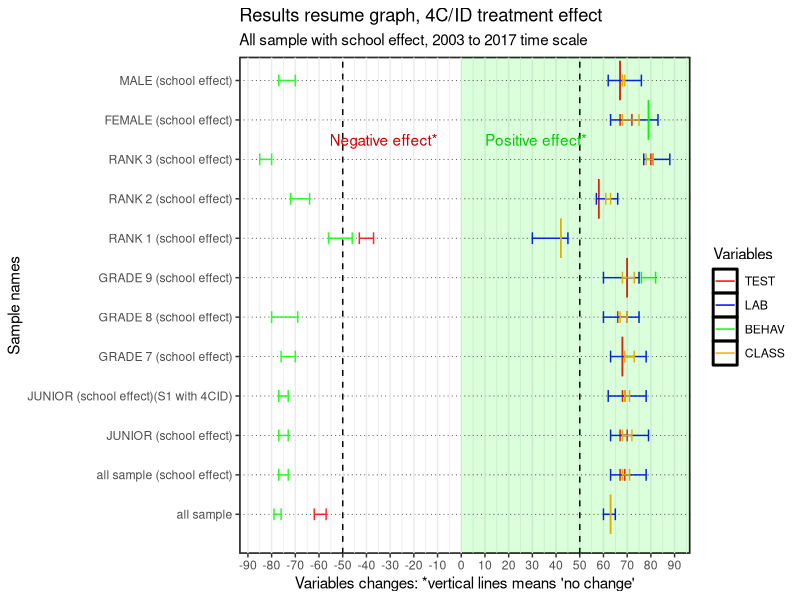
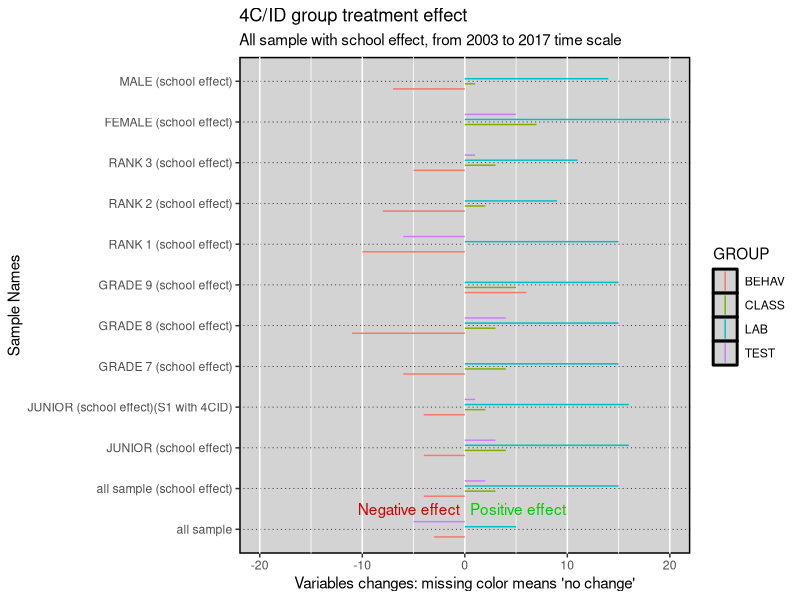
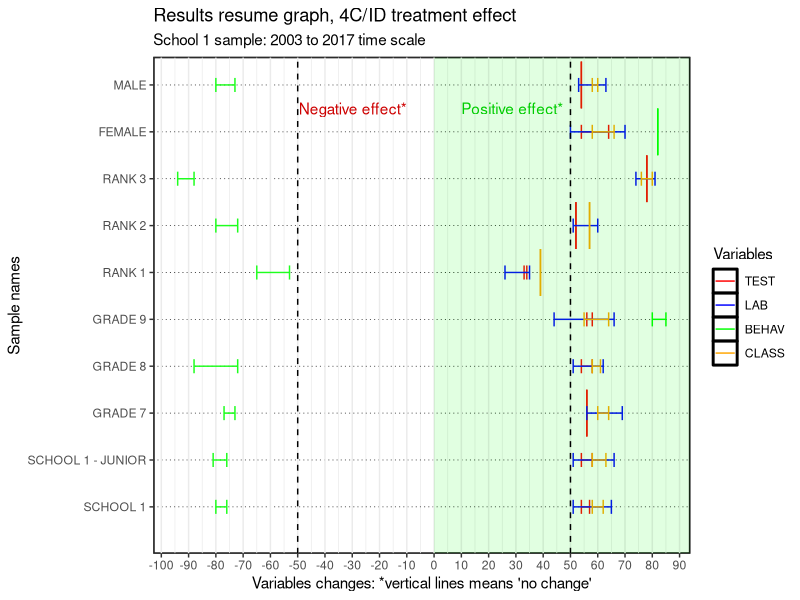
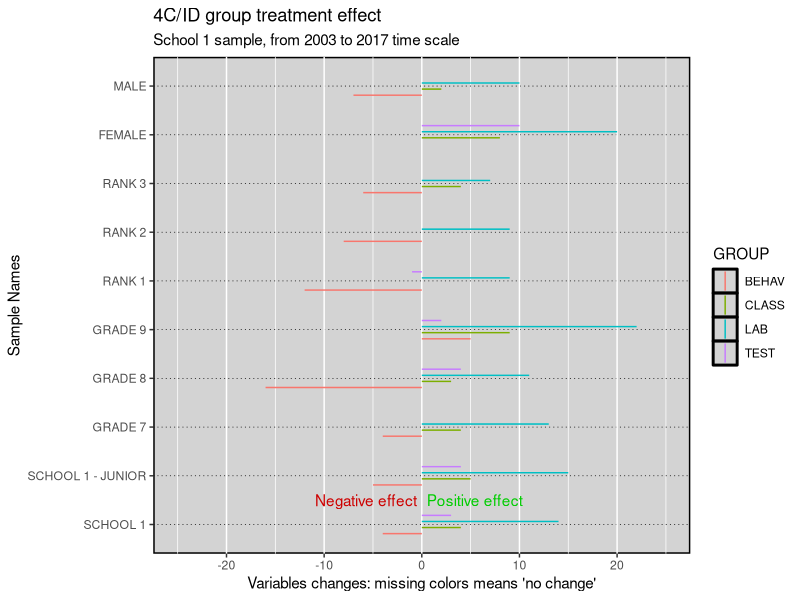
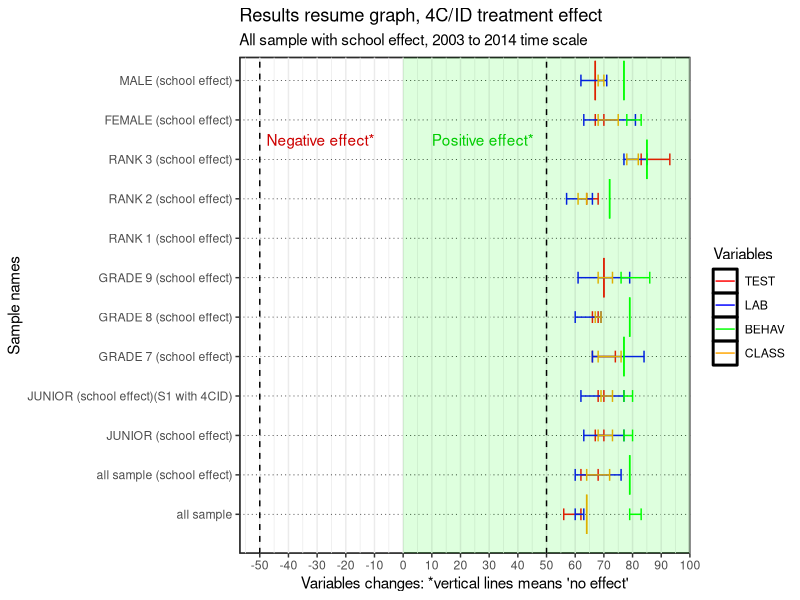
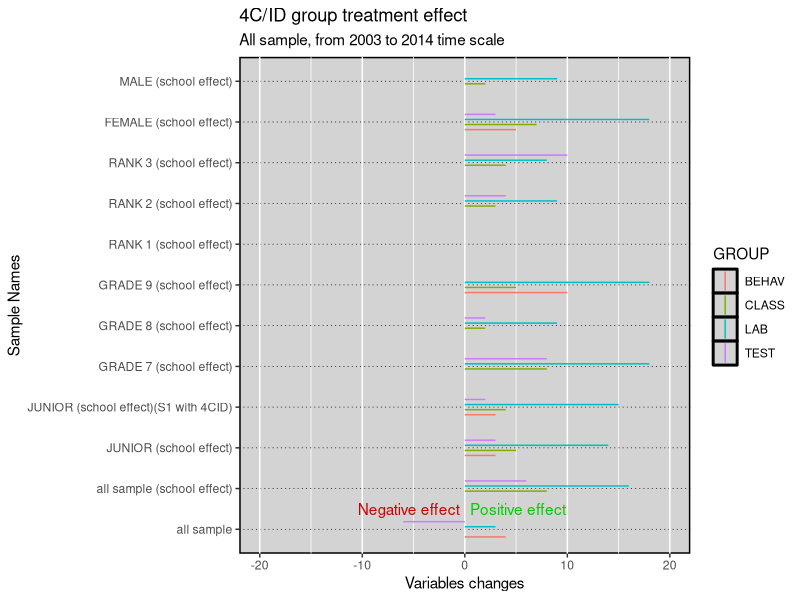
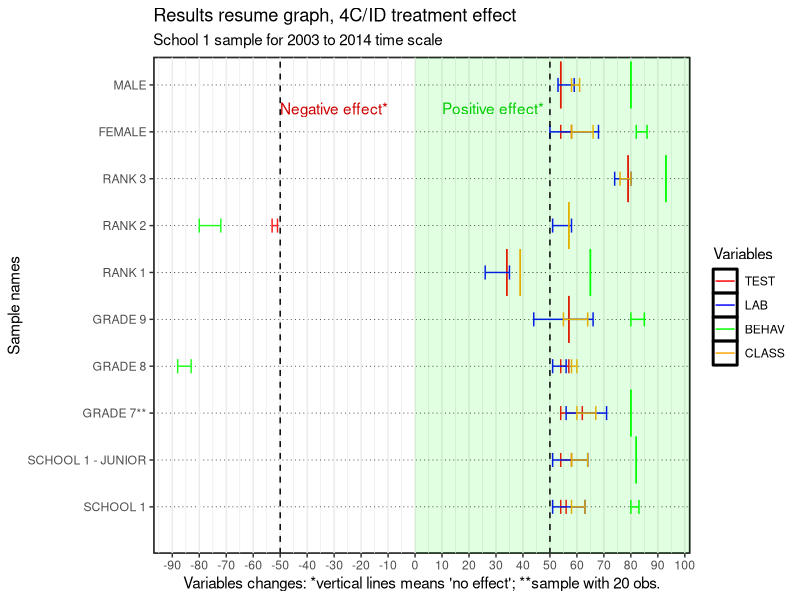
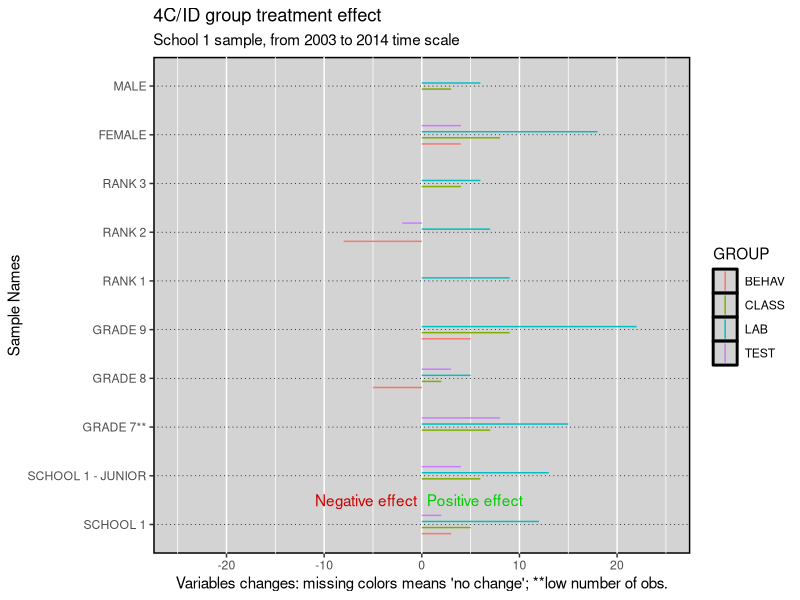

R code for these plots, in order:
#INDEX
# Summary results all sample (with school effect) - 2003 to 2017 - 15
  # variable change - 53
# School 1 - 2003 to 2017 - 91
  # variable change - 135
# Summary results all sample (with school effect) - 2003 to 2014 - 175
  # variable change - 212
# School 1 - 2003 to 2014 - 250
  # variable change - 289
# All sample - 312
  # Variable change - 349
# School 1 JUNIOR grade - 2003 to 2017 - 383
# variable change - 420
# School 1 JUNIOR grade - 2003 to 2014 - 454
# variable change - 492

# libraries 
library(dplyr) #work with data frames
library(tidyverse) #include dplyr
library(ggplot2) # graphs
library(gridExtra) #arrange graphs in rows

# NOTE: https://r-charts.com/part-whole/diverging-bar-chart-ggplot2/
# for plotting changes
# the graphs with varables chnge are based on the sama data frame "results" which means
# hat you need to run results and resultsD for diferent graphs after running the data

########## Summary results all sample (with school effect) - 2003 to 2017
# for changes that have p-value that we can't reject the null I use the mean value

results <- data.frame(
  samples=c("all sample", "all sample (school effect)" , "JUNIOR (school effect)", "JUNIOR (school effect)(S1 with 4CID)", "GRADE 7 (school effect)","GRADE 8 (school effect)", "GRADE 9 (school effect)", "RANK 1 (school effect)", "RANK 2 (school effect)","RANK 3 (school effect)","FEMALE (school effect)","MALE (school effect)"),
  TEST1=c(-57,67,67,68,68,66,70,-37,58,80,67,67),
  TEST2=c(-62,69,70,69,68,70,70,-43,58,81,72,67),
  LAB1=c(60,63,63,62,63,60,60,30,57,77,63,62),
  LAB2=c(65,78,79,78,78,75,75,45,66,88,83,76),
  BEHAV1=c(-76,-73,-73,-73,-70,-69,76,-46,-64,-80,79,-70),
  BEHAV2=c(-79,-77,-77,-77,-76,-80,82,-56,-72,-85,79,-77),
  CLASS1=c(63,68,68,69,69,67,68,42,61,78,68,68),
  CLASS2=c(63,71,72,71,73,70,73,42,63,81,75,69)
)
results

ggplot(results,aes(group=TEST1)) +
  geom_errorbar(aes(x=samples, ymin=TEST1, ymax=TEST2,color='TEST'), width = ifelse(results$TEST1==results$TEST2, 1, 0.3))+
  geom_errorbar(aes(x=samples, ymin=LAB1, ymax=LAB2,color='LAB'), width = ifelse(results$LAB1==results$LAB2, 1, 0.3)) +
  geom_errorbar(aes(x=samples, ymin=BEHAV1, ymax=BEHAV2, color='BEHAV'), width = ifelse(results$BEHAV1==results$BEHAV2, 1, 0.3)) +
  geom_errorbar(aes(x=samples, ymin=CLASS1, ymax=CLASS2, color='CLASS'),width = ifelse(results$CLASS1==results$CLASS2, 1, 0.3)) +
  xlab("Sample names")+
  labs(title="Results resume graph, 4C/ID treatment effect",y = "Variables changes: *vertical lines means 'no change'",subtitle = "All sample with school effect, 2003 to 2017 time scale")+
  scale_color_manual(name='Variables',
                     breaks=c('TEST','LAB', 'BEHAV', 'CLASS'),
                     values=c('TEST'='red', 'LAB'='blue', 'BEHAV'='green', 'CLASS'='orange'))+
  theme_bw()+
  theme(panel.grid.major.y = element_line(color = 1,linewidth = 0.25, linetype = 3),panel.background = element_rect(color = 1, linewidth = 1),plot.background = element_rect(fill = "white"))+
  geom_rect(aes(xmin=0,xmax=Inf,ymin = - Inf,ymax = 0),fill="white",alpha = 0.01) +
  geom_rect(aes(xmin=0,xmax=Inf,ymin = 0,ymax = Inf),fill="green",alpha = 0.01) +
  scale_x_discrete(limits=c("all sample", "all sample (school effect)" , "JUNIOR (school effect)", "JUNIOR (school effect)(S1 with 4CID)", "GRADE 7 (school effect)","GRADE 8 (school effect)", "GRADE 9 (school effect)", "RANK 1 (school effect)", "RANK 2 (school effect)","RANK 3 (school effect)","FEMALE (school effect)","MALE (school effect)"))+
  scale_y_continuous(breaks = seq(-100, 100, by = 10))+
  geom_hline(yintercept=c(-50,50),color="black",linetype=2)+
  annotate(geom="text", x=10.5, y=-10, label="Negative effect*",color="red3",hjust=1)+
  annotate(geom="text", x=10.5, y=10, label="Positive effect*",color="green3",hjust=0)+
  coord_flip()

# Results: variable change
# prepare data frame for bar ploting
# IMPORTANT NOTE: the negative values are used to plot them in a different area of the graph for 
# negative effects. However, to use this data-frames to compute changes we need to have this values 
# exchanged in order to compute negative change values.
results$DTEST <- results$TEST2-results$TEST1
results$DLAB <- results$LAB2-results$LAB1
results$DBEHAV <- results$BEHAV2-results$BEHAV1
results$DCLASS <- results$CLASS2-results$CLASS1
resultsDTEST <- results %>% select(samples,DTEST)
resultsDTEST$GROUP <-"TEST"
names(resultsDTEST)[2]<-'VALUE'
resultsDLAB <- results %>% select(samples,DLAB)
resultsDLAB$GROUP <-"LAB"
names(resultsDLAB)[2]<-'VALUE'
resultsDBEHAV <- results %>% select(samples,DBEHAV)
resultsDBEHAV$GROUP <-"BEHAV"
names(resultsDBEHAV)[2]<-'VALUE'
resultsDCLASS <- results %>% select(samples,DCLASS)
resultsDCLASS$GROUP <-"CLASS"
names(resultsDCLASS)[2]<-'VALUE'
resultsD<-bind_rows(resultsDTEST,resultsDLAB,resultsDBEHAV,resultsDCLASS)
resultsD

ggplot(resultsD,aes(x=samples,xmin=samples, ymin=0, ymax=VALUE,color=GROUP)) +
  geom_linerange(position = position_dodge(width = 0.5))+
  ylab("Variables changes: missing color means 'no change'")+labs(title="4C/ID group treatment effect",subtitle = "All sample with school effect, from 2003 to 2017 time scale",x = "Sample Names")+
  theme(panel.grid.major.y = element_line(color = 1,linewidth = 0.25, linetype = 3),panel.background = element_rect(fill="lightgray",color = 1, linewidth = 1),plot.background = element_rect(fill = "white"))+
  annotate(geom="text", y=-0.5, x=1.5, label="Negative effect",color="red3",hjust=1)+
  annotate(geom="text", y=0.5, x=1.5, label="Positive effect",color="green3",hjust=0)+
  scale_x_discrete(limits=c("all sample", "all sample (school effect)" , "JUNIOR (school effect)", "JUNIOR (school effect)(S1 with 4CID)", "GRADE 7 (school effect)","GRADE 8 (school effect)", "GRADE 9 (school effect)", "RANK 1 (school effect)", "RANK 2 (school effect)","RANK 3 (school effect)","FEMALE (school effect)","MALE (school effect)"))+
  scale_y_continuous(limits=c(-20,20,5))+  
  coord_flip()

########## Summary results for SCHOOL 1 sample only - 2003 to 2017
# for changes that have p-value that we can't reject the null I use the mean value
results <- data.frame(
  samples=c("SCHOOL 1", "SCHOOL 1 - JUNIOR","GRADE 7","GRADE 8", "GRADE 9", "RANK 1", "RANK 2","RANK 3","FEMALE","MALE"),
  TEST1=c(54,54,56,54,56,34,52,78,54,54),
  TEST2=c(57,58,56,58,58,33,52,78,64,54),
  LAB1=c(51,51,56,51,44,26,51,74,50,53),
  LAB2=c(65,66,69,62,66,35,60,81,70,63),
  BEHAV1=c(-76,-76,-73,-72,80,-53,-72,-88,82,-73),
  BEHAV2=c(-80,-81,-77,-88,85,-65,-80,-94,82,-80),
  CLASS1=c(58,58,60,58,55,39,57,76,58,58),
  CLASS2=c(62,63,64,61,64,39,57,80,66,60)
)

# This data.frame file ResultsD is also used for the all sample school effect. Please build it starting
# with the new data fle "results" continue to the line "Results change" to have the same file but only for the school 1 sample.

ggplot(results,aes(group=TEST1)) +
  geom_errorbar(aes(x=samples, ymin=TEST1, ymax=TEST2,color='TEST'), width = ifelse(results$TEST1==results$TEST2, 1, 0.3))+
  geom_errorbar(aes(x=samples, ymin=LAB1, ymax=LAB2,color='LAB'), width = ifelse(results$LAB1==results$LAB2, 1, 0.3)) +
  geom_errorbar(aes(x=samples, ymin=BEHAV1, ymax=BEHAV2, color='BEHAV'), width = ifelse(results$BEHAV1==results$BEHAV2, 1, 0.3)) +
  geom_errorbar(aes(x=samples, ymin=CLASS1, ymax=CLASS2, color='CLASS'),width = ifelse(results$CLASS1==results$CLASS2, 1, 0.3)) +
  xlab("Sample names")+labs(title="Results resume graph, 4C/ID treatment effect",y = "Variables changes: *vertical lines means 'no change'",subtitle = "School 1 sample: 2003 to 2017 time scale")+
  scale_color_manual(name='Variables',
                     breaks=c('TEST','LAB', 'BEHAV', 'CLASS'),
                     values=c('TEST'='red', 'LAB'='blue', 'BEHAV'='green', 'CLASS'='orange'))+
  theme_bw()+
  theme(panel.grid.major.y = element_line(color = 1,linewidth = 0.25, linetype = 3),panel.background = element_rect(color = 1, linewidth = 1),plot.background = element_rect(fill = "white"))+
  geom_rect(aes(xmin=0,xmax=Inf,ymin = - Inf,ymax = 0),fill="white",alpha = 0.01) +
  geom_rect(aes(xmin=0,xmax=Inf,ymin = 0,ymax = Inf),fill="green",alpha = 0.01) +
  scale_x_discrete(limits=c("SCHOOL 1", "SCHOOL 1 - JUNIOR","GRADE 7","GRADE 8", "GRADE 9", "RANK 1", "RANK 2","RANK 3","FEMALE","MALE"))+
  scale_y_continuous(breaks = seq(-100, 100, by = 10))+
  geom_hline(yintercept=c(-50,50),color="black",linetype=2)+
  annotate(geom="text", x=9.5, y=-10, label="Negative effect*",color="red3",hjust=1)+
  annotate(geom="text", x=9.5, y=10, label="Positive effect*",color="green3",hjust=0)+
  coord_flip()

# Results: variable change
# prepare data frame for bar ploting
# IMPORTANT NOTE: the negative values are used to plot them in a different area of the graph for 
# negative effects. However, to use this data-frames to compute changes we need to have this values 
# exchanged in order to compute negative change values.
results$DTEST <- results$TEST2-results$TEST1
results$DLAB <- results$LAB2-results$LAB1
results$DBEHAV <- results$BEHAV2-results$BEHAV1
results$DCLASS <- results$CLASS2-results$CLASS1
resultsDTEST <- results %>% select(samples,DTEST)
resultsDTEST$GROUP <-"TEST"
names(resultsDTEST)[2]<-'VALUE'
resultsDLAB <- results %>% select(samples,DLAB)
resultsDLAB$GROUP <-"LAB"
names(resultsDLAB)[2]<-'VALUE'
resultsDBEHAV <- results %>% select(samples,DBEHAV)
resultsDBEHAV$GROUP <-"BEHAV"
names(resultsDBEHAV)[2]<-'VALUE'
resultsDCLASS <- results %>% select(samples,DCLASS)
resultsDCLASS$GROUP <-"CLASS"
names(resultsDCLASS)[2]<-'VALUE'
resultsD<-bind_rows(resultsDTEST,resultsDLAB,resultsDBEHAV,resultsDCLASS)
resultsD

ggplot(resultsD,aes(x=samples, ymin=0, ymax=VALUE,color=GROUP)) +
  geom_linerange(position = position_dodge(width = 0.5))+
  ylab("Variables changes: missing colors means 'no change'")+labs(title="4C/ID group treatment effect",subtitle = "School 1 sample, from 2003 to 2017 time scale",x = "Sample Names")+
  theme(panel.grid.major.y = element_line(color = 1,linewidth = 0.25, linetype = 3),panel.background = element_rect(fill="lightgray",color = 1, linewidth = 1),plot.background = element_rect(fill = "white"))+
  annotate(geom="text", y=-0.5, x=1.5, label="Negative effect",color="red3",hjust=1)+
  annotate(geom="text", y=0.5, x=1.5, label="Positive effect",color="green3",hjust=0)+
  scale_x_discrete(limits=c("SCHOOL 1", "SCHOOL 1 - JUNIOR","GRADE 7","GRADE 8", "GRADE 9", "RANK 1", "RANK 2","RANK 3","FEMALE","MALE"))+
  scale_y_continuous(limits=c(-25,25,5))+  
  coord_flip()

########## Summary results all sample (with school effect) - 2003 to 2014
# for changes that have p-value that we can't reject the null I use the mean value
# Rank 1 small sample
results <- data.frame(
  samples=c("all sample", "all sample (school effect)" , "JUNIOR (school effect)", "JUNIOR (school effect)(S1 with 4CID)", "GRADE 7 (school effect)","GRADE 8 (school effect)", "GRADE 9 (school effect)", "RANK 2 (school effect)","RANK 3 (school effect)","FEMALE (school effect)","MALE (school effect)"),
  TEST1=c(62,62,67,68,66,66,70,64,83,67,67),
  TEST2=c(56,68,70,70,74,68,70,68,93,70,67),
  LAB1=c(60,60,63,62,66,60,61,57,77,63,62),
  LAB2=c(63,76,77,77,84,69,79,66,85,81,71),
  BEHAV1=c(79,79,77,77,77,79,76,72,85,78,77),
  BEHAV2=c(83,79,80,80,77,79,86,72,85,83,77),
  CLASS1=c(64,64,68,69,68,67,68,61,78,68,68),
  CLASS2=c(64,72,73,73,76,69,73,64,82,75,70)
)
results

ggplot(results,aes(group=TEST1)) +
  geom_errorbar(aes(x=samples, ymin=TEST1, ymax=TEST2,color='TEST'), width = ifelse(results$TEST1==results$TEST2, 1, 0.3))+
  geom_errorbar(aes(x=samples, ymin=LAB1, ymax=LAB2,color='LAB'), width = ifelse(results$LAB1==results$LAB2, 1, 0.3)) +
  geom_errorbar(aes(x=samples, ymin=BEHAV1, ymax=BEHAV2, color='BEHAV'), width = ifelse(results$BEHAV1==results$BEHAV2, 1, 0.3)) +
  geom_errorbar(aes(x=samples, ymin=CLASS1, ymax=CLASS2, color='CLASS'),width = ifelse(results$CLASS1==results$CLASS2, 1, 0.3)) +
  xlab("Sample names")+
  labs(title="Results resume graph, 4C/ID treatment effect",y = "Variables changes: *vertical lines means 'no effect'",subtitle = "All sample with school effect, 2003 to 2014 time scale")+
  scale_color_manual(name='Variables',
                     breaks=c('TEST','LAB', 'BEHAV', 'CLASS'),
                     values=c('TEST'='red', 'LAB'='blue', 'BEHAV'='green', 'CLASS'='orange'))+
  theme_bw()+
  theme(panel.grid.major.y = element_line(color = 1,linewidth = 0.25, linetype = 3),panel.background = element_rect(color = 1, linewidth = 1),plot.background = element_rect(fill = "white"))+
  geom_rect(aes(xmin=0,xmax=Inf,ymin = - Inf,ymax = 0),fill="white",alpha = 0.01) +
  geom_rect(aes(xmin=0,xmax=Inf,ymin = 0,ymax = Inf),fill="green",alpha = 0.01) +
  scale_x_discrete(limits=c("all sample", "all sample (school effect)" , "JUNIOR (school effect)", "JUNIOR (school effect)(S1 with 4CID)", "GRADE 7 (school effect)","GRADE 8 (school effect)", "GRADE 9 (school effect)", "RANK 1 (school effect)", "RANK 2 (school effect)","RANK 3 (school effect)","FEMALE (school effect)","MALE (school effect)"))+
  scale_y_continuous(breaks = seq(-100, 100, by = 10))+
  geom_hline(yintercept=c(-50,50),color="black",linetype=2)+
  annotate(geom="text", x=10.5, y=-10, label="Negative effect*",color="red3",hjust=1)+
  annotate(geom="text", x=10.5, y=10, label="Positive effect*",color="green3",hjust=0)+
  coord_flip()

# Results: variable change
# prepare data frame for bar ploting
# IMPORTANT NOTE: the negative values are used to plot them in a different area of the graph for 
# negative effects. However, to use this data-frames to compute changes we need to have this values 
# exchanged in order to compute negative change values.
results$DTEST <- results$TEST2-results$TEST1
results$DLAB <- results$LAB2-results$LAB1
results$DBEHAV <- results$BEHAV2-results$BEHAV1
results$DCLASS <- results$CLASS2-results$CLASS1
resultsDTEST <- results %>% select(samples,DTEST)
resultsDTEST$GROUP <-"TEST"
names(resultsDTEST)[2]<-'VALUE'
resultsDLAB <- results %>% select(samples,DLAB)
resultsDLAB$GROUP <-"LAB"
names(resultsDLAB)[2]<-'VALUE'
resultsDBEHAV <- results %>% select(samples,DBEHAV)
resultsDBEHAV$GROUP <-"BEHAV"
names(resultsDBEHAV)[2]<-'VALUE'
resultsDCLASS <- results %>% select(samples,DCLASS)
resultsDCLASS$GROUP <-"CLASS"
names(resultsDCLASS)[2]<-'VALUE'
resultsD<-bind_rows(resultsDTEST,resultsDLAB,resultsDBEHAV,resultsDCLASS)
resultsD

ggplot(resultsD,aes(x=samples, ymin=0, ymax=VALUE,color=GROUP)) +
  geom_linerange(position = position_dodge(width = 0.5))+
  ylab("Variables changes")+labs(title="4C/ID group treatment effect",subtitle = "All sample, from 2003 to 2014 time scale",x = "Sample Names")+
  theme(panel.grid.major.y = element_line(color = 1,linewidth = 0.25, linetype = 3),panel.background = element_rect(fill="lightgray",color = 1, linewidth = 1),plot.background = element_rect(fill = "white"))+  annotate(geom="text", y=-0.5, x=1.5, label="Negative effect",color="red3",hjust=1)+
  annotate(geom="text", y=0.5, x=1.5, label="Positive effect",color="green3",hjust=0)+
  scale_x_discrete(limits=c("all sample", "all sample (school effect)" , "JUNIOR (school effect)", "JUNIOR (school effect)(S1 with 4CID)", "GRADE 7 (school effect)","GRADE 8 (school effect)", "GRADE 9 (school effect)", "RANK 1 (school effect)", "RANK 2 (school effect)","RANK 3 (school effect)","FEMALE (school effect)","MALE (school effect)"))+
  scale_y_continuous(limits=c(-20,20,5))+  
  coord_flip()

########## Summary results for SCHOOL 1 sample only - 2003 to 2014
# for changes that have p-value that we can't reject the null I use the mean value
results <- data.frame(
  samples=c("SCHOOL 1", "SCHOOL 1 - JUNIOR","GRADE 7**","GRADE 8", "GRADE 9", "RANK 1", "RANK 2","RANK 3","FEMALE","MALE"),
  TEST1=c(54,54,54,54,57,34,-51,79,54,54),
  TEST2=c(56,58,62,57,57,34,-53,79,58,54),
  LAB1=c(51,51,56,51,44,26,51,74,50,53),
  LAB2=c(63,64,71,56,66,35,58,80,68,59),
  BEHAV1=c(80,82,80,-83,80,65,-72,93,82,80),
  BEHAV2=c(83,82,80,-88,85,65,-80,93,86,80),
  CLASS1=c(58,58,60,58,55,39,57,76,58,58),
  CLASS2=c(63,64,67,60,64,39,57,80,66,61)
)

# ** sample with 20 obs.

ggplot(results,aes(group=TEST1)) +
  geom_errorbar(aes(x=samples, ymin=TEST1, ymax=TEST2,color='TEST'), width = ifelse(results$TEST1==results$TEST2, 1, 0.3))+
  geom_errorbar(aes(x=samples, ymin=LAB1, ymax=LAB2,color='LAB'), width = ifelse(results$LAB1==results$LAB2, 1, 0.3)) +
  geom_errorbar(aes(x=samples, ymin=BEHAV1, ymax=BEHAV2, color='BEHAV'), width = ifelse(results$BEHAV1==results$BEHAV2, 1, 0.3)) +
  geom_errorbar(aes(x=samples, ymin=CLASS1, ymax=CLASS2, color='CLASS'),width = ifelse(results$CLASS1==results$CLASS2, 1, 0.3)) +
  xlab("Sample names")+
  labs(title="Results resume graph, 4C/ID treatment effect",y = "Variables changes: *vertical lines means 'no effect'; **sample with 20 obs.",subtitle = "School 1 sample for 2003 to 2014 time scale")+
  scale_color_manual(name='Variables',
                     breaks=c('TEST','LAB', 'BEHAV', 'CLASS'),
                     values=c('TEST'='red', 'LAB'='blue', 'BEHAV'='green', 'CLASS'='orange'))+
  theme_bw()+
  theme(panel.grid.major.y = element_line(color = 1,linewidth = 0.25, linetype = 3),panel.background = element_rect(color = 1, linewidth = 1),plot.background = element_rect(fill = "white"))+
  geom_rect(aes(xmin=0,xmax=Inf,ymin = - Inf,ymax = 0),fill="white",alpha = 0.01) +
  geom_rect(aes(xmin=0,xmax=Inf,ymin = 0,ymax = Inf),fill="green",alpha = 0.01) +
  scale_x_discrete(limits=c("SCHOOL 1", "SCHOOL 1 - JUNIOR","GRADE 7**","GRADE 8", "GRADE 9", "RANK 1", "RANK 2","RANK 3","FEMALE","MALE"))+
  scale_y_continuous(breaks = seq(-100, 100, by = 10))+
  geom_hline(yintercept=c(-50,50),color="black",linetype=2)+
  annotate(geom="text", x=9.5, y=-10, label="Negative effect*",color="red3",hjust=1)+
  annotate(geom="text", x=9.5, y=10, label="Positive effect*",color="green3",hjust=0)+
  coord_flip()

# Results: variable change
# prepare data frame for bar ploting
# IMPORTANT NOTE: the negative values are used to plot them in a different area of the graph for 
# negative effects. However, to use this data-frames to compute changes we need to have this values 
# exchanged in order to compute negative change values.
results$DTEST <- results$TEST2-results$TEST1
results$DLAB <- results$LAB2-results$LAB1
results$DBEHAV <- results$BEHAV2-results$BEHAV1
results$DCLASS <- results$CLASS2-results$CLASS1
resultsDTEST <- results %>% select(samples,DTEST)
resultsDTEST$GROUP <-"TEST"
names(resultsDTEST)[2]<-'VALUE'
resultsDLAB <- results %>% select(samples,DLAB)
resultsDLAB$GROUP <-"LAB"
names(resultsDLAB)[2]<-'VALUE'
resultsDBEHAV <- results %>% select(samples,DBEHAV)
resultsDBEHAV$GROUP <-"BEHAV"
names(resultsDBEHAV)[2]<-'VALUE'
resultsDCLASS <- results %>% select(samples,DCLASS)
resultsDCLASS$GROUP <-"CLASS"
names(resultsDCLASS)[2]<-'VALUE'
resultsD<-bind_rows(resultsDTEST,resultsDLAB,resultsDBEHAV,resultsDCLASS)
resultsD

ggplot(resultsD,aes(x=samples, ymin=0, ymax=VALUE,color=GROUP)) +
  geom_linerange(position = position_dodge(width = 0.5))+
  ylab("Variables changes: missing colors means 'no change'; **low number of obs.")+labs(title="4C/ID group treatment effect",subtitle = "School 1 sample, from 2003 to 2014 time scale",x = "Sample Names")+
  theme(panel.grid.major.y = element_line(color = 1,linewidth = 0.25, linetype = 3),panel.background = element_rect(fill="lightgray",color = 1, linewidth = 1),plot.background = element_rect(fill = "white"))+
  annotate(geom="text", y=-0.5, x=1.5, label="Negative effect",color="red3",hjust=1)+
  annotate(geom="text", y=0.5, x=1.5, label="Positive effect",color="green3",hjust=0)+
  scale_x_discrete(limits=c("SCHOOL 1", "SCHOOL 1 - JUNIOR","GRADE 7**","GRADE 8", "GRADE 9", "RANK 1", "RANK 2","RANK 3","FEMALE","MALE"))+
  scale_y_continuous(limits=c(-25,25,5))+  
  coord_flip()

########## Summary results all sample - 2003 to 2017
# for changes that have p-value that we can't reject the null I use the mean value

results <- data.frame(
  samples=c("all sample","JUNIOR","JUNIOR HIGH","GRADE 7","GRADE 8", "GRADE 9", "RANK 1", "RANK 2","RANK 3","FEMALE","MALE"),
  TEST1=c(-58,-58,54,60,60,-58,-34,-51,79,62,-55),
  TEST2=c(-62,-63,54,60,60,-67,-33,-56,79,62,-61),
  LAB1=c(60,60,55,61,60,60,28,54,76,60,60),
  LAB2=c(65,66,65,69,62,66,35,60,81,70,63),
  BEHAV1=c(-76,-76,-75,-73,-72,77,-54,-72,87,79,-73),
  BEHAV2=c(-79,-79,-80,-77,-80,85,-63,-75,87,83,-78),
  CLASS1=c(63,64,59,64,62,65,39,-58,77,64,-60),
  CLASS2=c(63,63,59,64,62,65,39,-59,80,66,-64)
)
results

ggplot(results,aes(group=TEST1)) +
  geom_errorbar(aes(x=samples, ymin=TEST1, ymax=TEST2,color='TEST'), width = ifelse(results$TEST1==results$TEST2, 1, 0.3))+
  geom_errorbar(aes(x=samples, ymin=LAB1, ymax=LAB2,color='LAB'), width = ifelse(results$LAB1==results$LAB2, 1, 0.3)) +
  geom_errorbar(aes(x=samples, ymin=BEHAV1, ymax=BEHAV2, color='BEHAV'), width = ifelse(results$BEHAV1==results$BEHAV2, 1, 0.3)) +
  geom_errorbar(aes(x=samples, ymin=CLASS1, ymax=CLASS2, color='CLASS'),width = ifelse(results$CLASS1==results$CLASS2, 1, 0.3)) +
  xlab("Sample names")+
  labs(title="Results resume graph, 4C/ID treatment effect",y = "Variables changes: *vertical lines means 'no effect'",subtitle = "All sample 2003 to 2017 time scale")+
  scale_color_manual(name='Variables',
                     breaks=c('TEST','LAB', 'BEHAV', 'CLASS'),
                     values=c('TEST'='red', 'LAB'='blue', 'BEHAV'='green', 'CLASS'='orange'))+
  theme_bw()+
  theme(panel.grid.major.y = element_line(color = 1,linewidth = 0.25, linetype = 3),panel.background = element_rect(color = 1, linewidth = 1),plot.background = element_rect(fill = "white"))+
  geom_rect(aes(xmin=0,xmax=Inf,ymin = - Inf,ymax = 0),fill="white",alpha = 0.01) +
  geom_rect(aes(xmin=0,xmax=Inf,ymin = 0,ymax = Inf),fill="green",alpha = 0.01) +
  scale_x_discrete(limits=c("all sample","JUNIOR","JUNIOR HIGH","GRADE 7","GRADE 8", "GRADE 9", "RANK 1", "RANK 2","RANK 3","FEMALE","MALE"))+
  scale_y_continuous(breaks = seq(-100, 100, by = 10))+
  geom_hline(yintercept=c(-50,50),color="black",linetype=2)+
  annotate(geom="text", x=10.5, y=-10, label="Negative effect*",color="red3",hjust=1)+
  annotate(geom="text", x=10.5, y=10, label="Positive effect*",color="green3",hjust=0)+
  coord_flip()

# Results: variable change
# prepare data frame for bar ploting
# IMPORTANT NOTE: the negative values are used to plot them in a different area of the graph for 
# negative effects. However, to use this data-frames to compute changes we need to have this values 
# exchanged in order to compute negative change values.
results$DTEST <- results$TEST2-results$TEST1
results$DLAB <- results$LAB2-results$LAB1
results$DBEHAV <- results$BEHAV2-results$BEHAV1
results$DCLASS <- results$CLASS2-results$CLASS1
resultsDTEST <- results %>% select(samples,DTEST)
resultsDTEST$GROUP <-"TEST"
names(resultsDTEST)[2]<-'VALUE'
resultsDLAB <- results %>% select(samples,DLAB)
resultsDLAB$GROUP <-"LAB"
names(resultsDLAB)[2]<-'VALUE'
resultsDBEHAV <- results %>% select(samples,DBEHAV)
resultsDBEHAV$GROUP <-"BEHAV"
names(resultsDBEHAV)[2]<-'VALUE'
resultsDCLASS <- results %>% select(samples,DCLASS)
resultsDCLASS$GROUP <-"CLASS"
names(resultsDCLASS)[2]<-'VALUE'
resultsD<-bind_rows(resultsDTEST,resultsDLAB,resultsDBEHAV,resultsDCLASS)
resultsD

ggplot(resultsD,aes(x=samples, ymin=0, ymax=VALUE,color=GROUP)) +
  geom_linerange(position = position_dodge(width = 0.5))+
  ylab("Variables changes: missing colors means'no change'")+labs(title="4C/ID group treatment effect",subtitle = "All sample, from 2003 to 2017 time scale",x = "Sample Names")+
  theme(panel.grid.major.y = element_line(color = 1,linewidth = 0.25, linetype = 3),panel.background = element_rect(fill="lightgray",color = 1, linewidth = 1),plot.background = element_rect(fill = "white"))+  
  annotate(geom="text", y=-0.5, x=1.5, label="Negative effect",color="red3",hjust=1)+
  annotate(geom="text", y=0.5, x=1.5, label="Positive effect",color="green3",hjust=0)+
  scale_x_discrete(limits=c("all sample","JUNIOR","JUNIOR HIGH","GRADE 7","GRADE 8", "GRADE 9", "RANK 1", "RANK 2","RANK 3","FEMALE","MALE"))+
  scale_y_continuous(limits=c(-10,10,5))+  
  coord_flip()

########## Summary results school 1 JUNIOR sample - 2003 to 2017
# for changes that have p-value that we can't reject the null I use the mean value

results <- data.frame(
  samples=c("SCHOOL 1","JUNIOR","GRADE 7","GRADE 8", "GRADE 9", "RANK 1", "RANK 2","RANK 3","FEMALE","MALE"),
  TEST1=c(54,54,54,54,56,33,53,79,54,55),
  TEST2=c(57,58,58,58,58,33,53,79,61,55),
  LAB1=c(51,51,56,51,44,26,51,73,50,53),
  LAB2=c(65,66,69,62,66,35,61,81,70,61),
  BEHAV1=c(-76,-76,-73,-72,80,-54,-71,-91,82,-72),
  BEHAV2=c(-80,-81,-77,-88,85,-65,-80,-94,82,-80),
  CLASS1=c(58,58,60,58,55,39,57,77,58,58),
  CLASS2=c(62,63,64,61,64,39,57,81,67,60)
)
results

ggplot(results,aes(group=TEST1)) +
  geom_errorbar(aes(x=samples, ymin=TEST1, ymax=TEST2,color='TEST'), width = ifelse(results$TEST1==results$TEST2, 1, 0.3))+
  geom_errorbar(aes(x=samples, ymin=LAB1, ymax=LAB2,color='LAB'), width = ifelse(results$LAB1==results$LAB2, 1, 0.3)) +
  geom_errorbar(aes(x=samples, ymin=BEHAV1, ymax=BEHAV2, color='BEHAV'), width = ifelse(results$BEHAV1==results$BEHAV2, 1, 0.3)) +
  geom_errorbar(aes(x=samples, ymin=CLASS1, ymax=CLASS2, color='CLASS'),width = ifelse(results$CLASS1==results$CLASS2, 1, 0.3)) +
  xlab("Sample names")+
  labs(title="Results resume graph, 4C/ID treatment effect",y = "Variables changes: *vertical lines means 'no effect'",subtitle = "School 1 Junior sample for 2003 to 2017 time scale")+
  scale_color_manual(name='Variables',
                     breaks=c('TEST','LAB', 'BEHAV', 'CLASS'),
                     values=c('TEST'='red', 'LAB'='blue', 'BEHAV'='green', 'CLASS'='orange'))+
  theme_bw()+
  theme(panel.grid.major.y = element_line(color = 1,linewidth = 0.25, linetype = 3),panel.background = element_rect(color = 1, linewidth = 1),plot.background = element_rect(fill = "white"))+
  geom_rect(aes(xmin=0,xmax=Inf,ymin = - Inf,ymax = 0),fill="white",alpha = 0.01) +
  geom_rect(aes(xmin=0,xmax=Inf,ymin = 0,ymax = Inf),fill="green",alpha = 0.01) +
  scale_x_discrete(limits=c("SCHOOL 1","JUNIOR","GRADE 7","GRADE 8", "GRADE 9", "RANK 1", "RANK 2","RANK 3","FEMALE","MALE"))+
  scale_y_continuous(breaks = seq(-100, 100, by = 10))+
  geom_hline(yintercept=c(-50,50),color="black",linetype=2)+
  annotate(geom="text", x=9.5, y=-10, label="Negative effect*",color="red3",hjust=1)+
  annotate(geom="text", x=9.5, y=10, label="Positive effect*",color="green3",hjust=0)+
  coord_flip()

# Results: variable change
# prepare data frame for bar ploting
# IMPORTANT NOTE: the negative values are used to plot them in a different area of the graph for 
# negative effects. However, to use this data-frames to compute changes we need to have this values 
# exchanged in order to compute negative change values.
results$DTEST <- results$TEST2-results$TEST1
results$DLAB <- results$LAB2-results$LAB1
results$DBEHAV <- results$BEHAV2-results$BEHAV1
results$DCLASS <- results$CLASS2-results$CLASS1
resultsDTEST <- results %>% select(samples,DTEST)
resultsDTEST$GROUP <-"TEST"
names(resultsDTEST)[2]<-'VALUE'
resultsDLAB <- results %>% select(samples,DLAB)
resultsDLAB$GROUP <-"LAB"
names(resultsDLAB)[2]<-'VALUE'
resultsDBEHAV <- results %>% select(samples,DBEHAV)
resultsDBEHAV$GROUP <-"BEHAV"
names(resultsDBEHAV)[2]<-'VALUE'
resultsDCLASS <- results %>% select(samples,DCLASS)
resultsDCLASS$GROUP <-"CLASS"
names(resultsDCLASS)[2]<-'VALUE'
resultsD<-bind_rows(resultsDTEST,resultsDLAB,resultsDBEHAV,resultsDCLASS)
resultsD

ggplot(resultsD,aes(x=samples, ymin=0, ymax=VALUE,color=GROUP)) +
  geom_linerange(position = position_dodge(width = 0.5))+
  ylab("Variables changes: missing values means 'no change'")+labs(title="4C/ID group treatment effect",subtitle = "School 1 Junior sample for 2003 to 2017 time scale",x = "Sample Names")+
  theme(panel.grid.major.y = element_line(color = 1,linewidth = 0.25, linetype = 3),panel.background = element_rect(fill="lightgray",color = 1, linewidth = 1),plot.background = element_rect(fill = "white"))+
  annotate(geom="text", y=-0.5, x=1.5, label="Negative effect",color="red3",hjust=1)+
  annotate(geom="text", y=0.5, x=1.5, label="Positive effect",color="green3",hjust=0)+
  scale_x_discrete(limits=c("SCHOOL 1","JUNIOR","GRADE 7","GRADE 8", "GRADE 9", "RANK 1", "RANK 2","RANK 3","FEMALE","MALE"))+
  scale_y_continuous(limits=c(-25,25,5))+  
  coord_flip()

########## Summary results school 1 JUNIOR sample - 2003 to 2014
# for changes that have p-value that we can't reject the null I use the mean value

results <- data.frame(
  samples=c("SCHOOL 1","JUNIOR","GRADE 7","GRADE 8", "GRADE 9", "RANK 1**", "RANK 2","RANK 3","FEMALE","MALE"),
  TEST1=c(54,54,54,54,57,35,52,80, 54,55),
  TEST2=c(57,58,62,57,57,35,52,80, 61,55),
  LAB1=c(51,51,56,51,44,30,51,73, 50,53),
  LAB2=c(63,64,71,56,66,30,58,80, 70,61),
  BEHAV1=c(80,82,79,-83,80,-60,80,93, 82,-72),
  BEHAV2=c(83,82,79,-88,85,-65,80,93, 82,-80),
  CLASS1=c(58,58,60,58,55,39, 58, 77, 58,58),
  CLASS2=c(63,64,67,60,64,39, 58, 81, 67,60)
)
# **low number of observations
results

ggplot(results,aes(group=TEST1)) +
  geom_errorbar(aes(x=samples, ymin=TEST1, ymax=TEST2,color='TEST'), width = ifelse(results$TEST1==results$TEST2, 1, 0.3))+
  geom_errorbar(aes(x=samples, ymin=LAB1, ymax=LAB2,color='LAB'), width = ifelse(results$LAB1==results$LAB2, 1, 0.3)) +
  geom_errorbar(aes(x=samples, ymin=BEHAV1, ymax=BEHAV2, color='BEHAV'), width = ifelse(results$BEHAV1==results$BEHAV2, 1, 0.3)) +
  geom_errorbar(aes(x=samples, ymin=CLASS1, ymax=CLASS2, color='CLASS'),width = ifelse(results$CLASS1==results$CLASS2, 1, 0.3)) +
  xlab("Sample names")+
  labs(title="Results resume graph, 4C/ID treatment effect",y = "Variables changes: *vertical lines means 'no effect'; **Low number of obs.",subtitle = "School 1 Junior grade sample for 2003 to 2014 time scale")+
  scale_color_manual(name='Variables',
                     breaks=c('TEST','LAB', 'BEHAV', 'CLASS'),
                     values=c('TEST'='red', 'LAB'='blue', 'BEHAV'='green', 'CLASS'='orange'))+
  theme_bw()+
  theme(panel.grid.major.y = element_line(color = 1,linewidth = 0.25, linetype = 3),panel.background = element_rect(color = 1, linewidth = 1),plot.background = element_rect(fill = "white"))+
  geom_rect(aes(xmin=0,xmax=Inf,ymin = - Inf,ymax = 0),fill="white",alpha = 0.01) +
  geom_rect(aes(xmin=0,xmax=Inf,ymin = 0,ymax = Inf),fill="green",alpha = 0.01) +
  scale_x_discrete(limits=c("SCHOOL 1","JUNIOR","GRADE 7","GRADE 8", "GRADE 9", "RANK 1**", "RANK 2","RANK 3","FEMALE","MALE"))+
  scale_y_continuous(breaks = seq(-100, 100, by = 10))+
  geom_hline(yintercept=c(-50,50),color="black",linetype=2)+
  annotate(geom="text", x=9.5, y=-9.5, label="Negative effect*",color="red3",hjust=1)+
  annotate(geom="text", x=9.5, y=9.5, label="Positive effect*",color="green3",hjust=0)+
  coord_flip()

# Results: variable change
# prepare data frame for bar ploting
# IMPORTANT NOTE: the negative values are used to plot them in a different area of the graph for 
# negative effects. However, to use this data-frames to compute changes we need to have this values 
# exchanged in order to compute negative change values.
results$DTEST <- results$TEST2-results$TEST1
results$DLAB <- results$LAB2-results$LAB1
results$DBEHAV <- results$BEHAV2-results$BEHAV1
results$DCLASS <- results$CLASS2-results$CLASS1
resultsDTEST <- results %>% select(samples,DTEST)
resultsDTEST$GROUP <-"TEST"
names(resultsDTEST)[2]<-'VALUE'
resultsDLAB <- results %>% select(samples,DLAB)
resultsDLAB$GROUP <-"LAB"
names(resultsDLAB)[2]<-'VALUE'
resultsDBEHAV <- results %>% select(samples,DBEHAV)
resultsDBEHAV$GROUP <-"BEHAV"
names(resultsDBEHAV)[2]<-'VALUE'
resultsDCLASS <- results %>% select(samples,DCLASS)
resultsDCLASS$GROUP <-"CLASS"
names(resultsDCLASS)[2]<-'VALUE'
resultsD<-bind_rows(resultsDTEST,resultsDLAB,resultsDBEHAV,resultsDCLASS)
resultsD

ggplot(resultsD,aes(x=samples, ymin=0, ymax=VALUE,color=GROUP)) +
  geom_linerange(position = position_dodge(width = 0.5))+
  ylab("Variables changes: missing colors means 'no change'; **low obs.")+labs(title="4C/ID group treatment effect",subtitle = "School 1 JUNIOR grade sample, from 2003 to 2014 time scale",x = "Sample Names")+
  theme(panel.grid.major.y = element_line(color = 1,linewidth = 0.25, linetype = 3),panel.background = element_rect(fill="lightgray",color = 1, linewidth = 1),plot.background = element_rect(fill = "white"))+
  annotate(geom="text", y=-0.5, x=1.5, label="Negative effect",color="red3",hjust=1)+
  annotate(geom="text", y=0.5, x=1.5, label="Positive effect",color="green3",hjust=0)+
  scale_x_discrete(limits=c("SCHOOL 1","JUNIOR","GRADE 7","GRADE 8", "GRADE 9", "RANK 1**", "RANK 2","RANK 3","FEMALE","MALE"))+
  scale_y_continuous(limits=c(-25,25,5))+  
  coord_flip()
